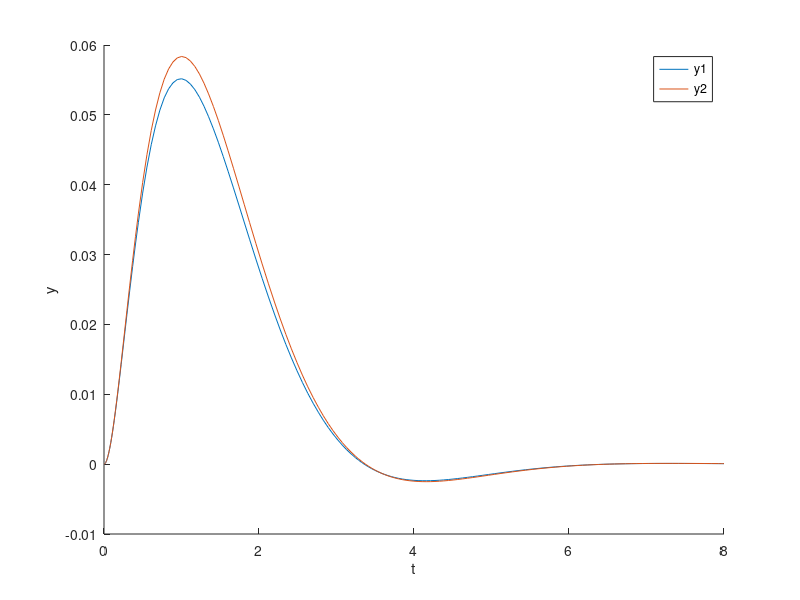

The MATLAB script that drew this image:
% Dane
clearvars;
tspan = [0,8];
x = @(t) exp(-t)*sin(t);
A = [-19/3, 2/3; -2/3, -14/3];
b = [1;1];

% Podpunkt a
f = @(t,y) A*y + b*x(t);
ic = [0;0];
[t,y] = ode45(f,tspan,ic);

figure(1);
hold on;
plot(t, y(:,1));
plot(t, y(:,2));
xlabel("t");
ylabel("y");
legend("y1","y2");
hold off;